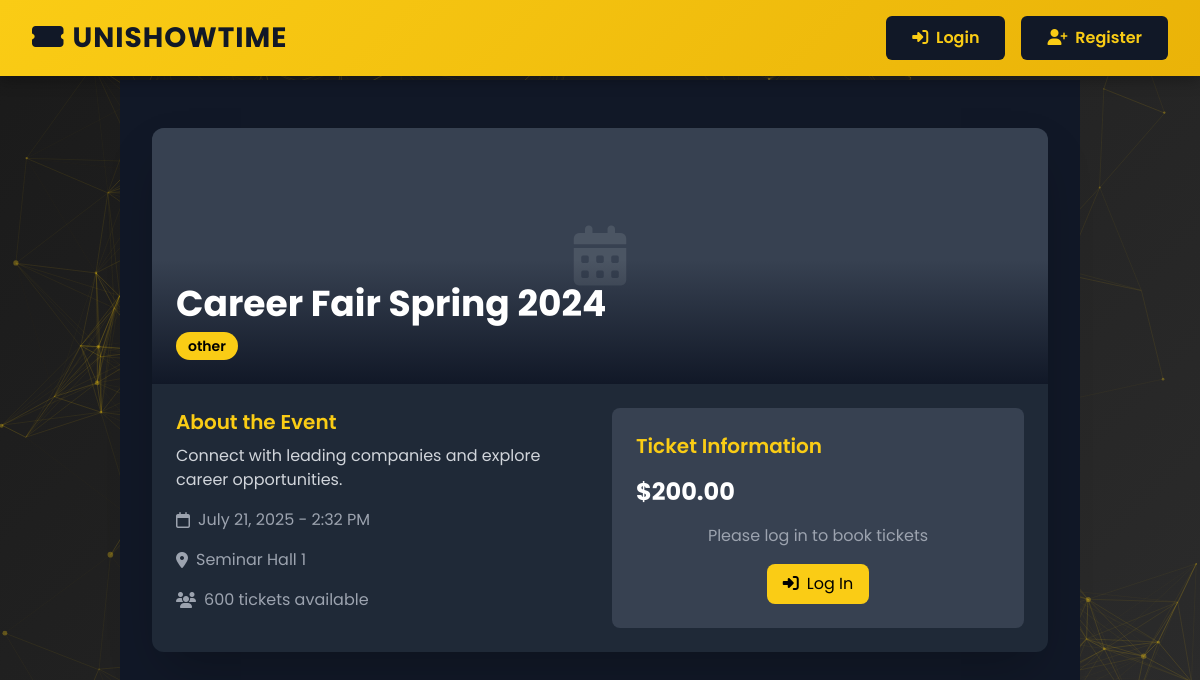
Page /event/28/ on the committed database.
### mainapp/models.py (models this page shows, shortened)
class Event(models.Model):
    CATEGORY_CHOICES = (
        ('seminar', 'Seminar'),
        ('concert', 'Concert'),
        ('stage_event', 'Stage Event'),
        ('educational', 'Educational'),
        ('other', 'Other'),
    )
    title = models.CharField(max_length=200)
    description = models.TextField()
    date = models.DateTimeField()
    location = models.CharField(max_length=200)
    image = models.ImageField(upload_to='event_images/', null=True, blank=True)
    available_tickets = models.IntegerField(default=0)
    ticket_price = models.DecimalField(max_digits=10, decimal_places=2, default=0.00)
    department = models.ForeignKey(Department, on_delete=models.CASCADE, related_name='events')
    created_by = models.ForeignKey(CustomUser, on_delete=models.CASCADE, related_name='created_events')
    category = models.CharField(max_length=20, choices=CATEGORY_CHOICES, default='other')
    def tickets_left(self):
        return self.available_tickets - self.ticket_set.count()
    @property
    def is_free(self):
        return self.ticket_price == 0

### mainapp/views.py (the view)
# urls.py: path('event/<int:event_id>/', views.event_details, name='event_details'),
def event_details(request, event_id):
    event = get_object_or_404(Event, id=event_id)
    user_has_ticket = False
    user_ticket = None
    if request.user.is_authenticated:
        user_ticket = Ticket.objects.filter(event=event, user=request.user).first()
        user_has_ticket = user_ticket is not None
    context = {
        'event': event,
        'user_has_ticket': user_has_ticket,
        'user_ticket': user_ticket
    }
    return render(request, 'mainapp/event_detail.html', context)

### mainapp/templates/mainapp/event_detail.html
{% extends "base.html" %}
{% block content %}
<div class="min-h-screen bg-gray-900 py-12 px-4 sm:px-6 lg:px-8">
    <div class="max-w-4xl mx-auto bg-gray-800 rounded-xl shadow-2xl overflow-hidden">
        <div class="relative">
            {% if event.image %}
            <img src="{{ event.image.url }}" alt="{{ event.title }}" class="w-full h-64 object-cover">
            {% else %}
            <div class="w-full h-64 bg-gray-700 flex items-center justify-center">
                <i class="fas fa-calendar-alt text-6xl text-gray-600"></i>
            </div>
            {% endif %}
            <div class="absolute bottom-0 left-0 right-0 bg-gradient-to-t from-gray-900 to-transparent p-6">
                <h1 class="text-4xl font-bold text-white">{{ event.title }}</h1>
                <span class="inline-block mt-2 px-3 py-1 bg-yellow-400 text-black text-sm font-semibold rounded-full">{{ event.category }}</span>
            </div>
        </div>
        <div class="p-6">
            <div class="grid grid-cols-1 md:grid-cols-2 gap-6">
                <div class="space-y-4">
                    <div class="text-gray-300">
                        <h3 class="text-xl font-semibold text-yellow-400 mb-2">About the Event</h3>
                        <p>{{ event.description }}</p>
                    </div>
                    <div class="flex items-center text-gray-400">
                        <i class="far fa-calendar mr-2"></i>
                        <span>{{ event.date|date:"F j, Y - g:i A" }}</span>
                    </div>
                    <div class="flex items-center text-gray-400">
                        <i class="fas fa-map-marker-alt mr-2"></i>
                        <span>{{ event.location }}</span>
                    </div>
                    <div class="flex items-center text-gray-400">
                        <i class="fas fa-users mr-2"></i>
                        <span>{{ event.tickets_left }} tickets available</span>
                    </div>
                </div>
                <div class="bg-gray-700 p-6 rounded-lg">
                    <h3 class="text-xl font-semibold text-yellow-400 mb-4">Ticket Information</h3>
                    {% if event.is_free %}
                        <p class="text-2xl font-bold text-white mb-4">Free Entry</p>
                    {% else %}
                        <p class="text-2xl font-bold text-white mb-4">${{ event.ticket_price }}</p>
                    {% endif %}
                    {% if event.tickets_left > 0 %}
                        {% if user.is_authenticated %}
                            {% if not user_has_ticket %}
                                <form method="post" action="{% url 'book_ticket' event.id %}" class="space-y-4">
                                    {% csrf_token %}
                                    {% if not event.is_free %}
                                        <div class="bg-gray-600 p-4 rounded-lg mb-4">
                                            <h4 class="text-sm font-medium text-gray-300 mb-2">Payment Details</h4>
                                            <div class="space-y-2">
                                                <input type="text" name="card_number" placeholder="Card Number" class="w-full px-3 py-2 bg-gray-700 text-white rounded border border-gray-600 focus:outline-none focus:border-yellow-400">
                                                <div class="grid grid-cols-2 gap-2">
                                                    <input type="text" name="expiry" placeholder="MM/YY" class="px-3 py-2 bg-gray-700 text-white rounded border border-gray-600 focus:outline-none focus:border-yellow-400">
                                                    <input type="text" name="cvv" placeholder="CVV" class="px-3 py-2 bg-gray-700 text-white rounded border border-gray-600 focus:outline-none focus:border-yellow-400">
                                                </div>
                                            <div class="flex space-x-4 mt-4">
                                                <button type="button" class="w-full bg-blue-500 text-white py-2 px-4 rounded-lg hover:bg-blue-400 transition duration-200">GPay</button>
                                                <button type="button" class="w-full bg-green-500 text-white py-2 px-4 rounded-lg hover:bg-green-400 transition duration-200">PhonePe</button>
                                            </div>
                                        </div>
                                    {% endif %}
                                    <button type="submit" class="w-full bg-yellow-400 text-black py-3 px-4 rounded-lg hover:bg-yellow-300 transition duration-200 flex items-center justify-center">
                                        <i class="fas fa-ticket-alt mr-2"></i>
                                        {% if event.is_free %}Book Free Ticket{% else %}Purchase Ticket for ₹{{ event.ticket_price }}{% endif %}
                                    </button>
                                </form>
                            {% else %}
                                <div class="text-center">
                                    <p class="text-green-400 mb-4">You already have a ticket for this event!</p>
                                    <a href="{% url 'qr_view' user_ticket.id %}" class="inline-block bg-yellow-400 text-black py-2 px-4 rounded-lg hover:bg-yellow-300 transition duration-200">
                                        <i class="fas fa-qrcode mr-2"></i>View Ticket
                                    </a>
                                </div>
                            {% endif %}
                        {% else %}
                            <div class="text-center">
                                <p class="text-gray-400 mb-4">Please log in to book tickets</p>
                                <a href="{% url 'login' %}?next={{ request.path }}" class="inline-block bg-yellow-400 text-black py-2 px-4 rounded-lg hover:bg-yellow-300 transition duration-200">
                                    <i class="fas fa-sign-in-alt mr-2"></i>Log In
                                </a>
                            </div>
                        {% endif %}
                    {% else %}
                        <p class="text-red-400 text-center">Sorry, this event is sold out!</p>
                    {% endif %}
                </div>
            </div>
        </div>
    </div>
</div>
{% endblock %}

### mainapp/templates/base.html (style rules this page uses)
body { font-family: 'Poppins', sans-serif; background: linear-gradient(135deg, #1a1a1a, #2c2c2c); color: #f5f5f5; margin: 0; min-height: 100vh; display: flex; flex-direction: column; overflow-x: hidden; }

### rows in the picture
Event: title "Career Fair Spring 2024", category "other", description "Connect with leading companies and explore career opportunities.", date "July 21, 2025 - 2:32 PM", location "Seminar Hall 1", tickets_left "600", ticket_price "200.00"
